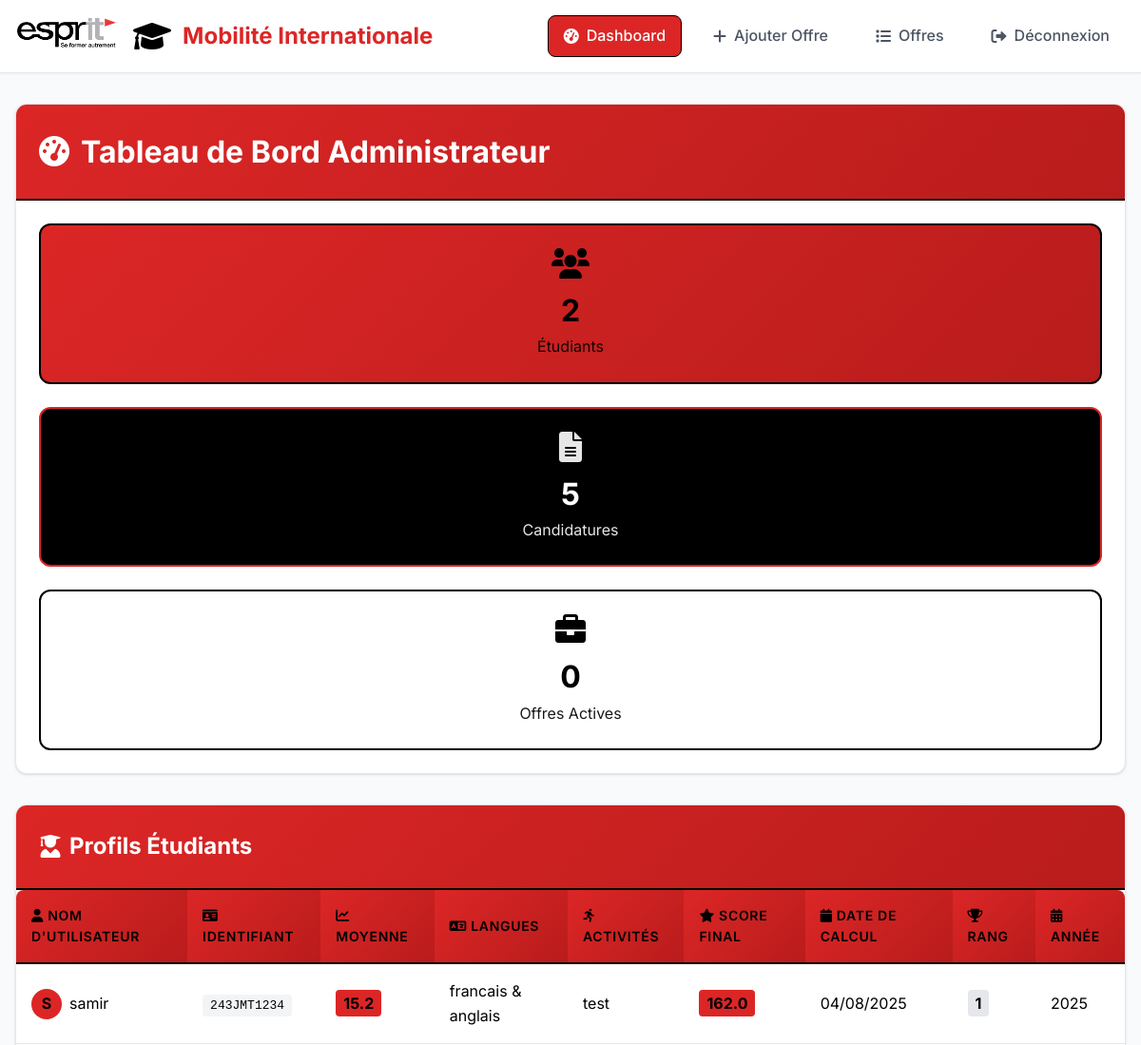
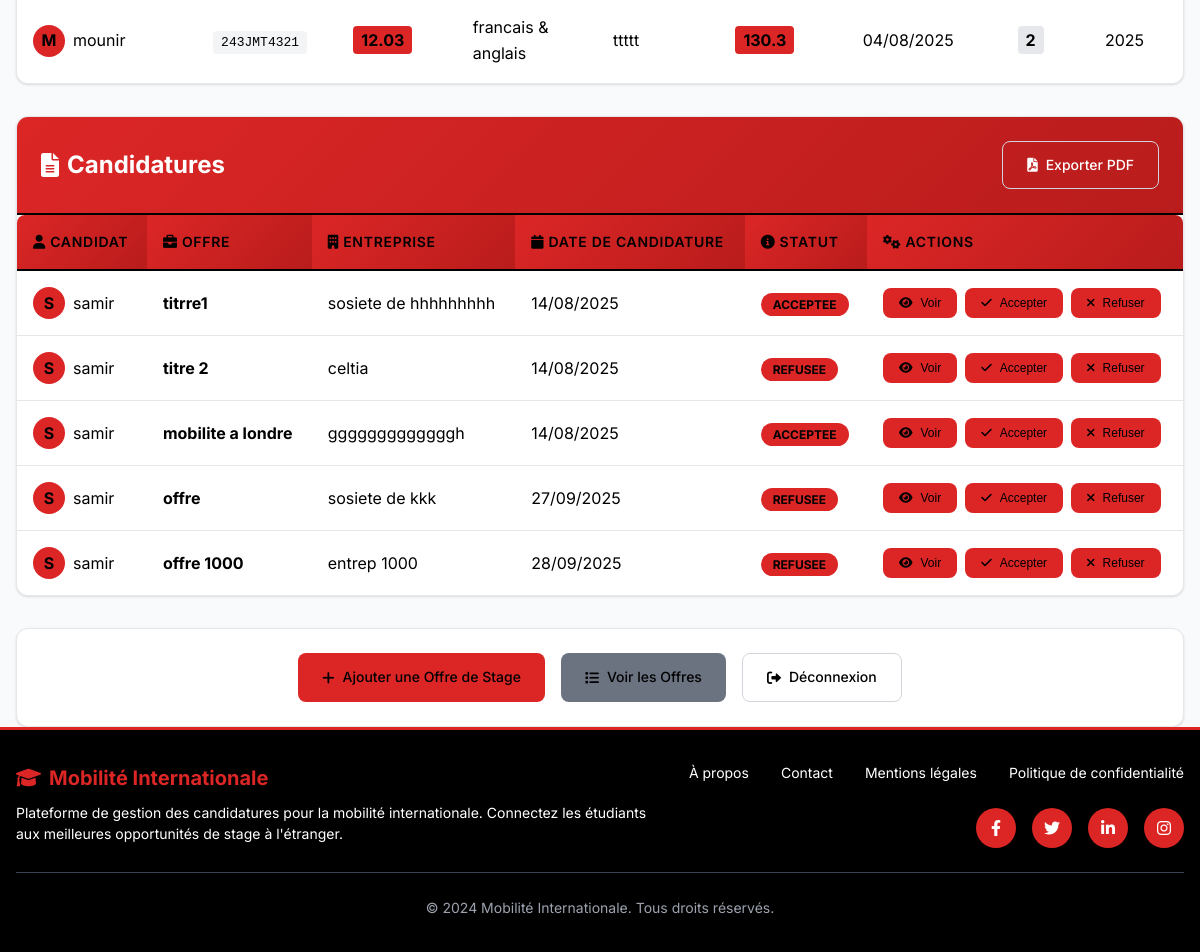
The page /admin_dashboard/ (signed in) on the database as committed earlier (2 pictures, top to bottom).
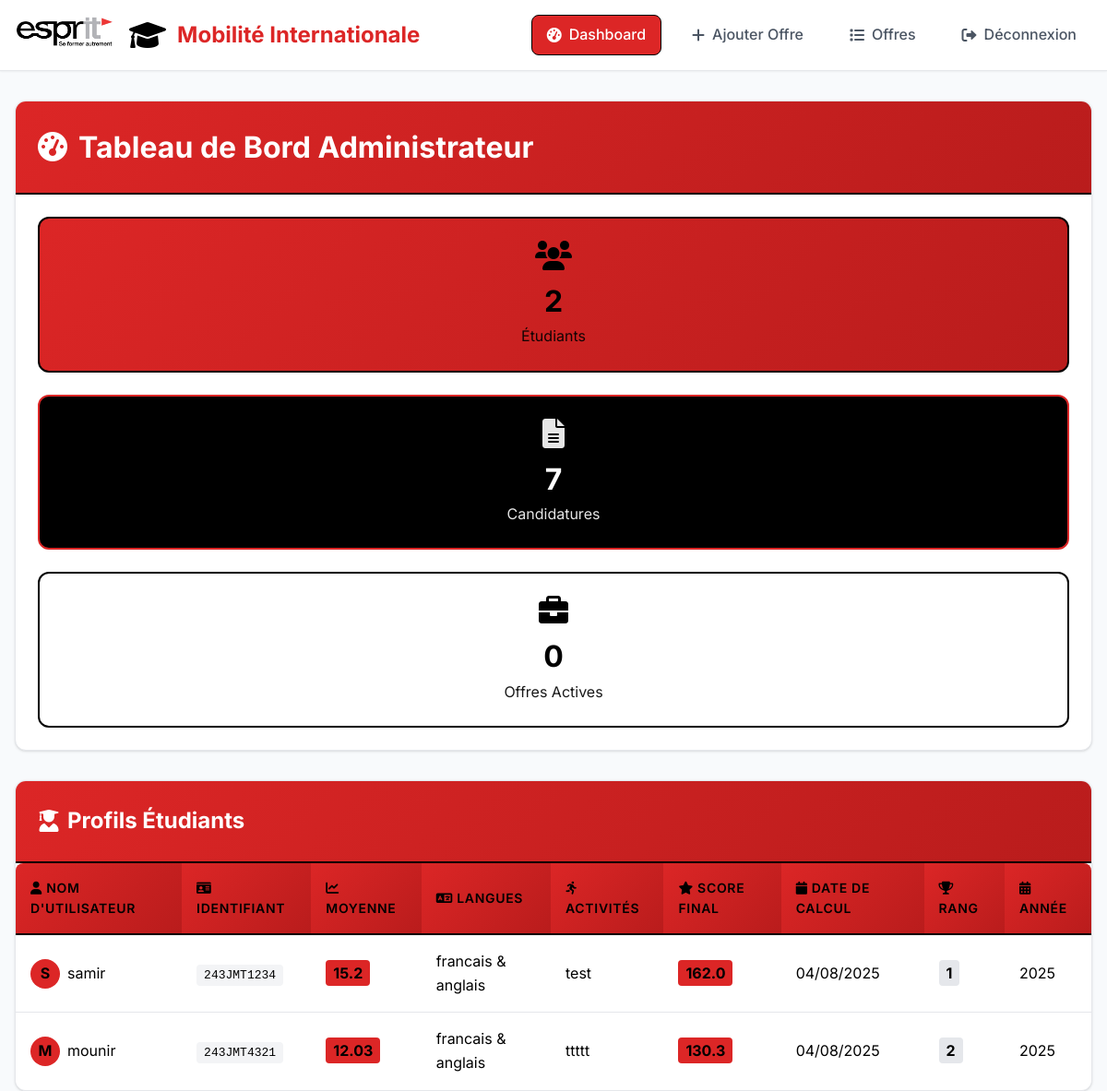
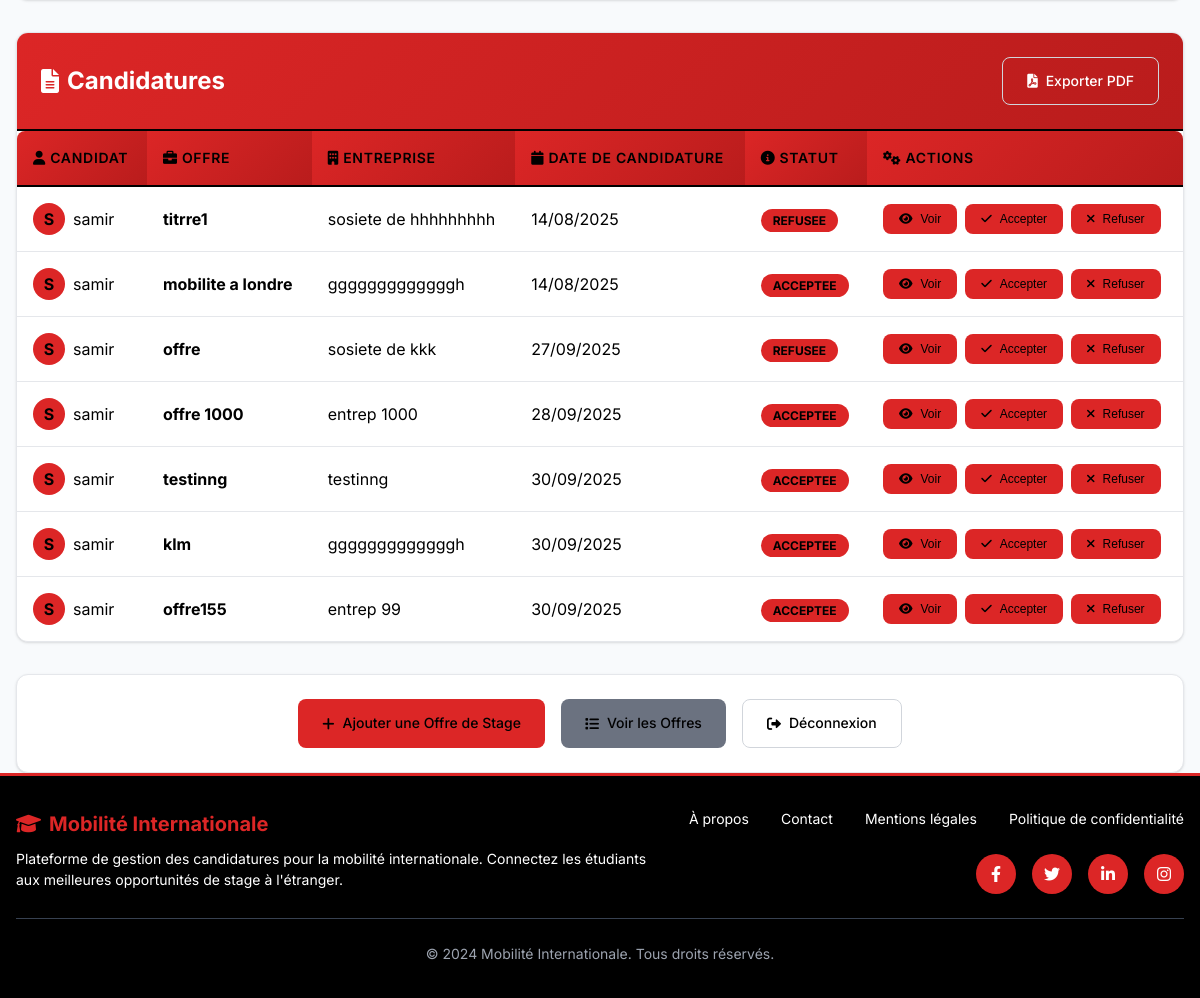
The same page on the database as committed later (2 pictures, top to bottom).
### condidatures/models.py (models this page shows, shortened)
class Profile(models.Model):
    user = models.OneToOneField(User, on_delete=models.CASCADE)
    identifiant = models.CharField(max_length=20, unique=True)
    email = models.EmailField(unique=True, null=True, blank=True)
    moyenne = models.FloatField()
    langues = models.CharField(max_length=100)
    activites = models.TextField(blank=True)
    certificats = models.TextField(blank=True)
    participation_projets = models.IntegerField(default=0, help_text="Nombre de projets participés")
    experience_internationale = models.IntegerField(default=0, help_text="Nombre d'années d'expérience internationale")
    niveau_anglais = models.CharField(max_length=20, default="intermediaire",
                                    choices=[
                                        ('debutant', 'Débutant'),
                                        ('intermediaire', 'Intermédiaire'),
                                        ('avance', 'Avancé'),
                                        ('bilingue', 'Bilingue')
                                    ])
    motivation_score = models.FloatField(default=0.0, help_text="Score de motivation (0-10)")
    leadership_score = models.FloatField(default=0.0, help_text="Score de leadership (0-10)")
    innovation_score = models.FloatField(default=0.0, help_text="Score d'innovation (0-10)")
    adaptabilite_score = models.FloatField(default=0.0, help_text="Score d'adaptabilité (0-10)")
    engagement_communautaire = models.IntegerField(default=0, help_text="Heures d'engagement communautaire")
    stage_anterieur = models.BooleanField(default=False, help_text="A déjà effectué un stage")
    recommandation_prof = models.IntegerField(default=0, help_text="Nombre de recommandations professeurs")
    portfolio_qualite = models.FloatField(default=0.0, help_text="Qualité du portfolio (0-10)")

class Candidature(models.Model):
    STATUT_CHOICES = [
        ('en_attente', 'En attente'),
        ('acceptee', 'Acceptée'),
        ('refusee', 'Refusée'),
    ]
    candidat = models.ForeignKey(User, on_delete=models.CASCADE)
    offre = models.ForeignKey(OffreStage, on_delete=models.CASCADE)
    date_candidature = models.DateTimeField(auto_now_add=True)
    statut = models.CharField(max_length=20, choices=STATUT_CHOICES, default='en_attente')

class OffreStage(models.Model):
    titre = models.CharField(max_length=200)
    description = models.TextField()
    entreprise = models.CharField(max_length=150)
    localisation = models.CharField(max_length=150)
    date_debut = models.DateField()
    date_fin = models.DateField()
    date_publication = models.DateTimeField(auto_now_add=True)

### condidatures/views.py (the view)
# urls.py: path('admin_dashboard/', views.admin_dashboard, name='admin_dashboard'),
def admin_dashboard(request):
    if not request.user.is_authenticated or not request.user.is_superuser:
        return redirect('admin_login')
    profiles = Profile.objects.all()
    students_data = []
    annee_scolaire = 2025
    for profile in profiles:
        activites = profile.activites if profile.activites else "Aucune activité"
        langues_list = [lang.strip() for lang in profile.langues.split(',') if lang.strip()]
        num_langues = len(langues_list)
        score_base = (profile.moyenne * 10) + (num_langues * 5)
        score_projets = profile.participation_projets * 2
        score_experience = profile.experience_internationale * 8
        niveau_anglais_scores = {
            'debutant': 2,
            'intermediaire': 5,
            'avance': 8,
            'bilingue': 10
        }
        score_anglais = niveau_anglais_scores.get(profile.niveau_anglais, 0)
        score_competences = (profile.motivation_score + profile.leadership_score +
                           profile.innovation_score + profile.adaptabilite_score) * 2
        score_engagement = profile.engagement_communautaire * 0.5
        bonus_stage = 15 if profile.stage_anterieur else 0
        score_recommandations = profile.recommandation_prof * 3
        score_portfolio = profile.portfolio_qualite * 2
        score_final = (score_base + score_projets + score_experience + score_anglais +
                      score_competences + score_engagement + bonus_stage +
                      score_recommandations + score_portfolio)
        date_calcul = profile.user.date_joined.date() if hasattr(profile.user, 'date_joined') else timezone.now().date()
        students_data.append({
            'username': profile.user.username,
            'identifiant': profile.identifiant,
            'moyenne': profile.moyenne,
            'langues': profile.langues,
            'activites': activites,
            'score_final': round(score_final, 2),
            'date_calcul': date_calcul,
            'rang': None,  # À calculer après
            'annee': annee_scolaire,
            'participation_projets': profile.participation_projets,
            'experience_internationale': profile.experience_internationale,
            'niveau_anglais': profile.get_niveau_anglais_display(),
            'motivation_score': profile.motivation_score,
            'leadership_score': profile.leadership_score,
            'innovation_score': profile.innovation_score,
            'adaptabilite_score': profile.adaptabilite_score,
            'engagement_communautaire': profile.engagement_communautaire,
            'stage_anterieur': profile.stage_anterieur,
            'recommandation_prof': profile.recommandation_prof,
            'portfolio_qualite': profile.portfolio_qualite
        })
    students_data.sort(key=lambda x: x['score_final'] or 0, reverse=True)
    for rank, student in enumerate(students_data, 1):
        student['rang'] = rank
    candidatures = Candidature.objects.select_related('candidat', 'offre')
    return render(request, 'condidatures/admin_dashboard.html', {
        'students_data': students_data,
        'annee_scolaire': annee_scolaire,
        'candidatures': candidatures
    })

### condidatures/templates/condidatures/admin_dashboard.html (shortened to what the changed rows need)
{% extends 'condidatures/base.html' %}
{% block content %}
<div class="container mt-8">
    <div class="card mb-8">
        <div class="card-header">
            <h1 style="margin: 0; display: flex; align-items: center; gap: 0.75rem;">
                <i class="fas fa-tachometer-alt" style="color: var(--primary-color);"></i>
                Tableau de Bord Administrateur
            </h1>
        </div>
        <div class="card-body">
            <div class="grid grid-cols-1 md:grid-cols-3 gap-6">
                <div class="text-center">
                    <div style="background: var(--black); color: white; padding: 1.5rem; border-radius: var(--border-radius-lg); border: 2px solid var(--primary-color);">
                        <i class="fas fa-file-alt" style="font-size: 2rem; margin-bottom: 0.5rem; color: var(--white) !important; opacity: 0.9;"></i>
                        <h3 style="margin: 0; font-size: 2rem; color: var(--white) !important;">{{ candidatures|length }}</h3>
                        <p style="margin: 0; opacity: 0.9; color: var(--white) !important;">Candidatures</p>
                    </div>
                </div>
            </div>
        </div>
    </div>
    <div class="card mb-8">
        <div class="card-header">
            <h2 style="margin: 0; display: flex; align-items: center; gap: 0.5rem;">
                <i class="fas fa-user-graduate" style="color: var(--primary-color);"></i>
                Profils Étudiants
            </h2>
        </div>
        <div class="card-body" style="padding: 0;">
            <div style="overflow-x: auto;">
                <table class="table">
                    <thead>
                        <tr>
                            <th><i class="fas fa-user"></i> Nom d'utilisateur</th>
                            <th><i class="fas fa-id-card"></i> Identifiant</th>
                            <th><i class="fas fa-chart-line"></i> Moyenne</th>
                            <th><i class="fas fa-language"></i> Langues</th>
                            <th><i class="fas fa-running"></i> Activités</th>
                            <th><i class="fas fa-star"></i> Score Final</th>
                            <th><i class="fas fa-calendar"></i> Date de Calcul</th>
                            <th><i class="fas fa-trophy"></i> Rang</th>
                            <th><i class="fas fa-calendar-alt"></i> Année</th>
                        </tr>
                    </thead>
                    <tbody>
                        {% for student in students_data %}
                        <tr>
                            <td>
                                <div style="display: flex; align-items: center; gap: 0.5rem;">
                                    <div style="width: 32px; height: 32px; background: var(--primary-color); border-radius: 50%; display: flex; align-items: center; justify-content: center; color: white; font-weight: bold;">
                                        {{ student.username|first|upper }}
                                    </div>
                                    {{ student.username }}
                                </div>
                            </td>
                            <td><span style="background: var(--gray-100); padding: 0.25rem 0.5rem; border-radius: 0.25rem; font-family: monospace;">{{ student.identifiant }}</span></td>
                            <td>
                                <span style="background: {% if student.moyenne >= 15 %}var(--success-color){% elif student.moyenne >= 12 %}var(--warning-color){% else %}var(--danger-color){% endif %}; color: white; padding: 0.25rem 0.5rem; border-radius: 0.25rem; font-weight: bold;">
                                    {{ student.moyenne|default:"N/A" }}
                                </span>
                            </td>
                            <td>{{ student.langues|default:"N/A" }}</td>
                            <td>{{ student.activites|default:"Aucune activité" }}</td>
                            <td>
                                <span style="background: var(--primary-color); color: white; padding: 0.25rem 0.5rem; border-radius: 0.25rem; font-weight: bold;">
                                    {{ student.score_final|default:"N/A" }}
                                </span>
                            </td>
                            <td>{{ student.date_calcul|date:"d/m/Y" }}</td>
                            <td>
                                <span style="background: var(--gray-200); padding: 0.25rem 0.5rem; border-radius: 0.25rem; font-weight: bold;">
                                    {{ student.rang|default:"N/A" }}
                                </span>
                            </td>
                            <td>{{ student.annee }}</td>
                        </tr>
                        {% endfor %}
                    </tbody>
                </table>
            </div>
        </div>
    </div>
    <div class="card mb-8">
        <div class="card-header" style="display: flex; align-items: center; justify-content: space-between;">
            <h2 style="margin: 0; display: flex; align-items: center; gap: 0.5rem;">
                <i class="fas fa-file-alt" style="color: var(--success-color);"></i>
                Candidatures
            </h2>
        </div>
        <div class="card-body" style="padding: 0;">
            <div style="overflow-x: auto;">
                <table class="table">
                    <thead>
                        <tr>
                            <th><i class="fas fa-user"></i> Candidat</th>
                            <th><i class="fas fa-briefcase"></i> Offre</th>
                            <th><i class="fas fa-building"></i> Entreprise</th>
                            <th><i class="fas fa-calendar"></i> Date de candidature</th>
                            <th><i class="fas fa-info-circle"></i> Statut</th>
                            <th><i class="fas fa-cogs"></i> Actions</th>
                        </tr>
                    </thead>
                    <tbody>
                        {% for candidature in candidatures %}
                        <tr>
                            <td>
                                <div style="display: flex; align-items: center; gap: 0.5rem;">
                                    <div style="width: 32px; height: 32px; background: var(--success-color); border-radius: 50%; display: flex; align-items: center; justify-content: center; color: white; font-weight: bold;">
                                        {{ candidature.candidat.username|first|upper }}
                                    </div>
                                    {{ candidature.candidat.username }}
                                </div>
                            </td>
                            <td><strong>{{ candidature.offre.titre }}</strong></td>
                            <td>{{ candidature.offre.entreprise }}</td>
                            <td>{{ candidature.date_candidature|date:"d/m/Y" }}</td>
                            <td>
                                <span style="background: {% if candidature.statut == 'acceptee' %}var(--success-color){% elif candidature.statut == 'refusee' %}var(--danger-color){% else %}var(--warning-color){% endif %}; color: white; padding: 0.25rem 0.75rem; border-radius: 1rem; font-size: 0.75rem; font-weight: bold; text-transform: uppercase;">
                                    {{ candidature.statut|default:"En attente" }}
                                </span>
                            </td>
                            <td>
                                <div style="display: flex; gap: 0.5rem;">
                                    <button class="btn btn-primary" style="padding: 0.5rem 1rem; font-size: 0.75rem;" onclick="voirDetails({{ candidature.id }})">
                                        <i class="fas fa-eye"></i> Voir
                                    </button>
                                    <button class="btn btn-success" style="padding: 0.5rem 1rem; font-size: 0.75rem;" onclick="changerStatut({{ candidature.id }}, 'acceptee', this)">
                                        <i class="fas fa-check"></i> Accepter
                                    </button>
                                    <button class="btn btn-danger" style="padding: 0.5rem 1rem; font-size: 0.75rem;" onclick="changerStatut({{ candidature.id }}, 'refusee', this)">
                                        <i class="fas fa-times"></i> Refuser
                                    </button>
                                </div>
                            </td>
                        </tr>
                        {% endfor %}
                    </tbody>
                </table>
            </div>
        </div>
    </div>
</div>
{% endblock %}

Rows that differ between the two databases and show on the page:
removed Candidature: candidat.username|first "S", candidat.username "samir", offre.titre "titre 2", offre.entreprise "celtia", date_candidature "14/08/2025", statut "REFUSEE"
changed Candidature "titrre1": statut "ACCEPTEE" → "REFUSEE"
changed Candidature "offre 1000": statut "REFUSEE" → "ACCEPTEE"
added Candidature: candidat.username|first "S", candidat.username "samir", offre.titre "testinng", offre.entreprise "testinng", date_candidature "30/09/2025", statut "ACCEPTEE"
added Candidature: candidat.username|first "S", candidat.username "samir", offre.titre "klm", offre.entreprise "gggggggggggggh", date_candidature "30/09/2025", statut "ACCEPTEE"
added Candidature: candidat.username|first "S", candidat.username "samir", offre.titre "offre155", offre.entreprise "entrep 99", date_candidature "30/09/2025", statut "ACCEPTEE"
Other text that changed with them:
{{ candidatures|length }}: "5" → "7"
